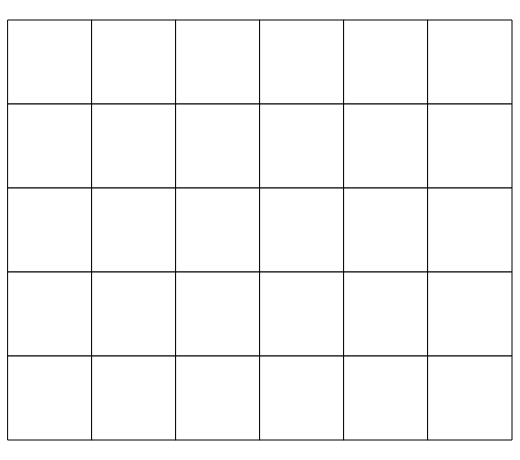
Frame 1 (no input)
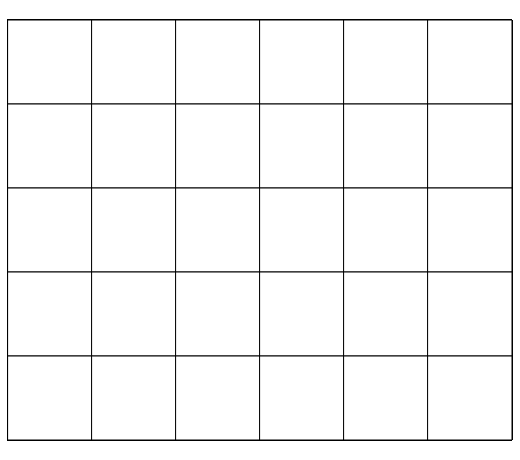
Frame 60 (no input)
Frame 120 (the mouse pressed at the canvas centre since frame 60): identical to frame 60, image omitted

The p5.js sketch that drew these frames (run headless with seeded random() and noise() and a simulated clock; from frame 60 on, the mouse is pressed at the canvas centre):

// p5.js sketch
// ── sketch.js
var w = 520;
var h = 460;
var raster = 84;
var margin_x = (w % raster) / 2;
var margin_y = (h % raster) / 2; 

function setup() {
  createCanvas(w, h);
}

function draw() {
	var sw = 1;
	for (var i = margin_x; i < w - margin_x; i += raster) {
		for (var j = margin_y; j < h - margin_y; j += raster) {
			rect(i, j, raster, raster);
		}
	}
}
